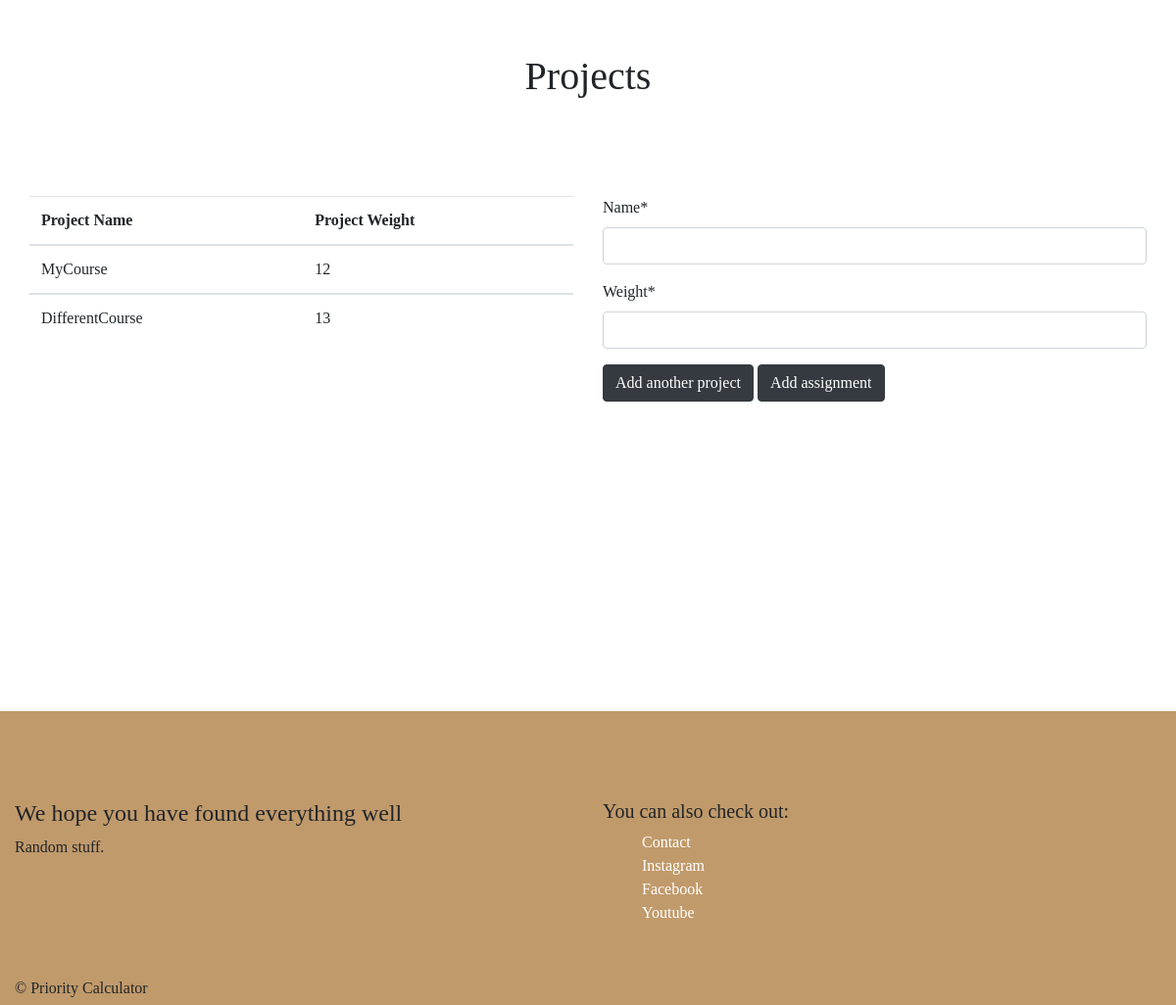
The page /priority/intake/ (signed in, lower part) on the database as committed earlier.
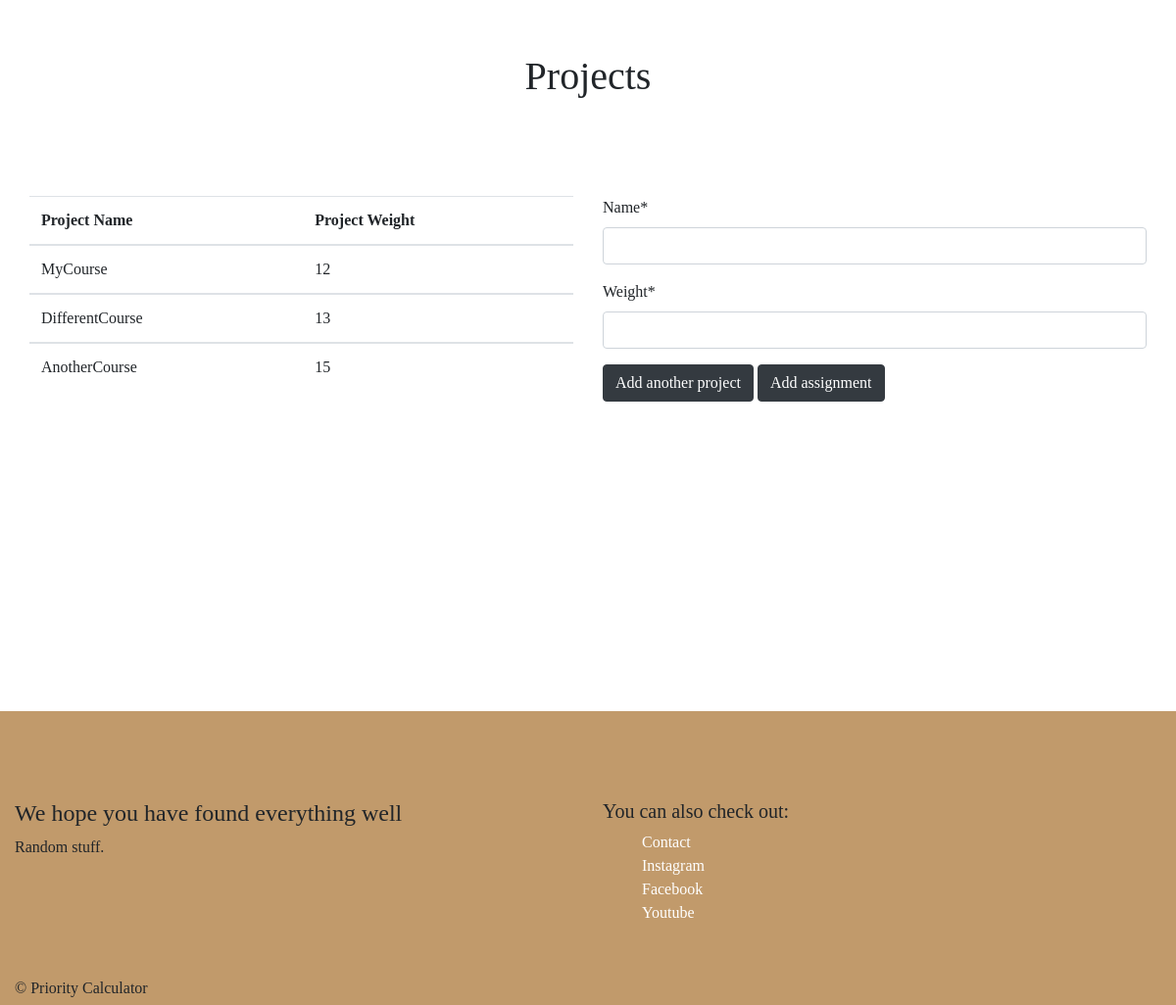
The same page on the database as committed later.
### Project/models.py (models this page shows, shortened)
class Project(models.Model):
    user = models.ForeignKey(User, on_delete=models.CASCADE,
                             related_name="project", null=True)
    name = models.CharField(max_length=60)
    weight = models.IntegerField()

### Project/views.py (the view, shortened to what this page needs)
# urls.py: path("intake/", intake_view, name="intake"),
def intake_view(request, *args, **kwargs):
    if request.user.is_anonymous:
        return redirect(reverse('login'))
    form = ProjectForm(request.POST or None)
    if form.is_valid():
        newProject = form.save()
        newProject.user = request.user
        newProject.save()
        form = ProjectForm()
    try:
        data = Project.objects.filter(user=request.user)
    except Project.DoesNotExist:
        data = None
    context = {
            'form': form,
            'data': data
            }
    return render(request, "intake.html", context)

### Project/forms.py
class ProjectForm(forms.ModelForm):
    class Meta:
        model = Project
        fields = {
                'name',
                'weight'
                }
    field_order = ['name', 'weight']

### Templates/intake.html (shortened to what this page needs)
{% extends 'base.html' %}
{% load static %}
{% load crispy_forms_tags %}
{% block content %}
<div class="container-fluid">
  <div class="row">
    <h1 id="project-header">Projects</h1>
  </div>
  <br>
  <br>
  <div class="row">
    <div class="col">
      <table class="table table-hover">
        <thead>
          <tr>
            <th>Project Name</th>
            <th>Project Weight</th>
          </tr>
        </thead>
        {% for item in data %}
        <tbody>
          <tr id="project-row" data-href="{% url "assignment_intake" project=item.name %}">
            <td>{{ item.name }}</td>
            <td>{{ item.weight }}</td>
          </tr>
        </tbody>
        {% endfor %}
      </table>
    </div>
    <div class="col">
      <form action="" method='POST'>
        {{ form|crispy }}
        <input class="btn btn-dark" name="pro" type="submit" value='Add another project' />
        <input class="btn btn-dark" name="assig" type="submit" value='Add assignment' />
      </form>
    </div>
  </div>
</div>
{% endblock %}

Rows that differ between the two databases and show on the page:
added Project: name "AnotherCourse", weight "15"
